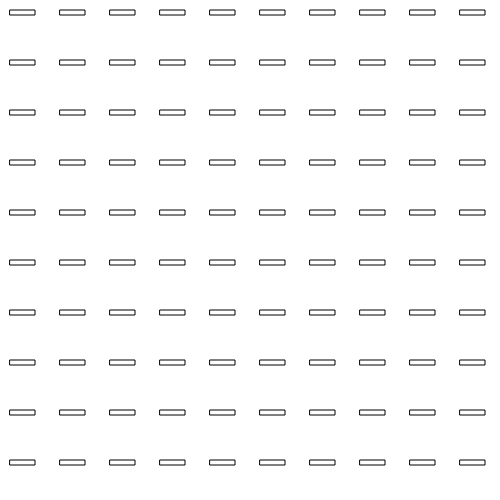
Frame 1 (no input)
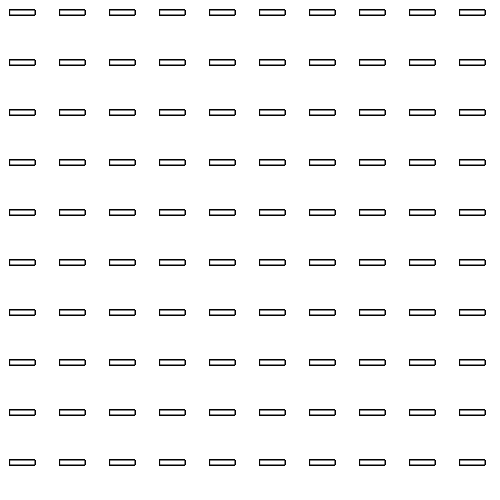
Frame 60 (no input)
Frame 120 (the mouse pressed at the canvas centre since frame 60): identical to frame 60, image omitted

The p5.js sketch that drew these frames (run headless with seeded random() and noise() and a simulated clock; from frame 60 on, the mouse is pressed at the canvas centre):

// p5.js sketch
// ── sketch.js
function setup() {
  createCanvas(500, 500);
}

function draw() {
  for (let j = 0; j < 20; j++) {
    for (let i = 0; i < 20; i++) {
      rect(i * 50 + 10, j * 50 + 10, 25, 5);
    }
  }
}
